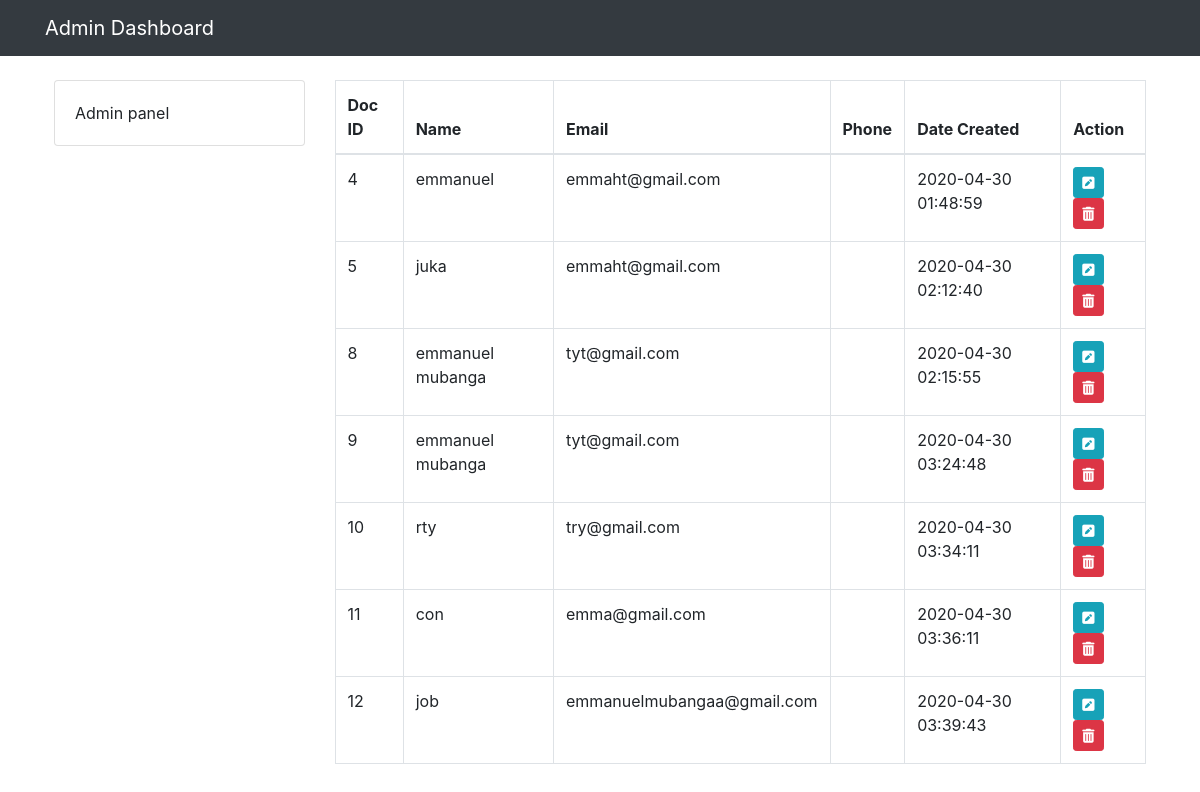
The app's page /admin/index.php with its own data.
### tables this page shows
CREATE TABLE `submission_tbl` (
  `full_name` varchar(250) DEFAULT NULL,
  `id` bigint(13) NOT NULL AUTO_INCREMENT,
  `email` varchar(250) DEFAULT NULL,
  `phone` int(12) DEFAULT NULL,
  `created_date` timestamp NOT NULL DEFAULT CURRENT_TIMESTAMP ON UPDATE CURRENT_TIMESTAMP,
  PRIMARY KEY (`id`)
);

### include/connect.php (called while the page is built, shortened)
<?php
class Connect {
    public function connect() {
        $this->conn = new mysqli(HOST, USER, PASSWORD, DATABASE);
        return $this->conn;
    }
}
?>

### include/functions.php (called while the page is built, shortened)
<?php
class Functions {
    private $conn;
        function __construct() {
        require_once $_SERVER['DOCUMENT_ROOT'].'/include/connect.php';
        $db = new Connect();
        $this->conn = $db->connect();
    }
    public function fetchAllUserResponse(){
    $result =  $this->conn->prepare("SELECT `id`,`full_name`,`email`,`phone`,`created_date` FROM `submission_tbl`");
    $result->execute();
    $response["userresponses"] = array();
    $result->bind_result($id, $full_name,$email,$phone,$created_date);
        while($result->fetch())
        {
            $userresponse = array();
            $userresponse["id"] =  $id;
            $userresponse["full_name"] = $full_name;
            $userresponse["email"] =  $email;
            $userresponse["phone"] = $phone;
            $userresponse["created_date"] = $created_date;
            $response["userresponses"][] =  $userresponse;
        }
    return $response;
    }
}
?>

### admin/index.php (the view, shortened to what this page needs)
<?php
include('../include/connect.php');
include('includes/header.php');
include('includes/nav.php');
?>
<?php
    include("../include/functions.php");
    $db = new Functions();
    $result = $db->fetchAllUserResponse();
    $userresponses = $result['userresponses'];
?>
  <div class="container p-4">
    <div class="row">
      <div class="col-md-3">
        <div class="card card-body">
          Admin panel
        </div>
      </div>
      <div class="col-md-9">
        <table class="table table-bordered">
          <thead>
            <tr>
              <th>Doc ID</th>
              <th>Name</th>
              <th>Email</th>
              <th>Phone</th>
              <th>Date Created</th>
              <th>Action</th>
            </tr>
          </thead>
          <tbody>
            <?php foreach ($userresponses as $userresponse) {?>
              <tr>
                <td><?php echo $userresponse['id']; ?></td>
                <td><?php echo $userresponse['full_name']; ?></td>
                <td><?php echo $userresponse['email']; ?></td>
                <td><?php echo $userresponse['phone']; ?></td>
                <td><?php echo $userresponse['created_date'];?></td>
                <td>
                  <a href="#"  class="btn btn-sm btn-info"><i class="fas fa-pen-square"></i></a>
                  <a href="#" class="btn btn-sm btn-danger"><i class="fas fa-trash-alt"></i></a>
                </td>
              </tr>
            <?php }?>
          </tbody>
        </table>
      </div>
    </div>
  </div>
<?php
include('includes/footer.php');
?>

### admin/includes/header.php (shortened to what this page needs)
<!DOCTYPE html>
<html lang="en">
<head>
  <link rel="stylesheet" href="utils/css/bootstrap.min.css">
</head>
<body>

### admin/includes/nav.php
<nav class="navbar navbar-dark bg-dark">
  <div class="container">
    <a href="index.php" class="navbar-brand">Admin Dashboard</a>
  </div>
</nav>

### admin/includes/footer.php (shortened to what this page needs)
</body>
</html>

### records on screen
submission_tbl: id "4", full_name "emmanuel", email "emmaht@gmail.com", created_date "2020-04-30 01:48:59"
submission_tbl: id "5", full_name "juka", email "emmaht@gmail.com", created_date "2020-04-30 02:12:40"
submission_tbl: id "8", full_name "emmanuel mubanga", email "tyt@gmail.com", created_date "2020-04-30 02:15:55"
submission_tbl: id "9", full_name "emmanuel mubanga", email "tyt@gmail.com", created_date "2020-04-30 03:24:48"
submission_tbl: id "10", full_name "rty", email "try@gmail.com", created_date "2020-04-30 03:34:11"
submission_tbl: id "11", full_name "con", email "emma@gmail.com", created_date "2020-04-30 03:36:11"
submission_tbl: id "12", full_name "job", email "emmanuelmubangaa@gmail.com", created_date "2020-04-30 03:39:43"
